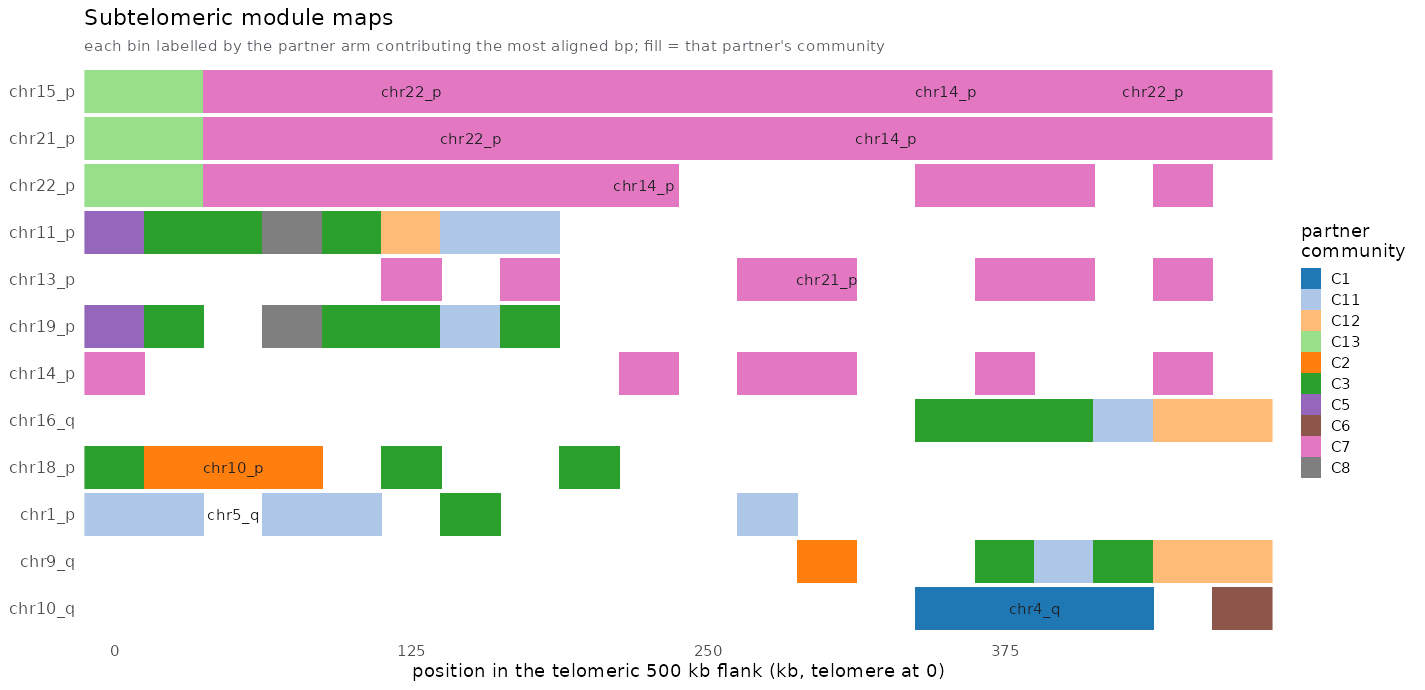

Source code (R):
#!/usr/bin/env Rscript
# ED3 (module maps) - see README.md: legacy paper_prep/figures/ed3/ holds an unrelated
# superseded TAR1/telomere figure, so this figure lives in its own directory.
# Module maps of subtelomeric arm ends: 25 kb bins labelled by the partner arm that
# contributes the most aligned bp to them (HPRCv2 all-vs-all flank alignments).
# Rows are exemplar arms, one per Leiden community; fill is the partner's community,
# and tiles wide enough carry the partner arm label.
suppressPackageStartupMessages({library(ggplot2); library(data.table)})
.args <- commandArgs(trailingOnly = FALSE)
.f <- sub("^--file=", "", .args[grep("^--file=", .args)])
here <- if (length(.f)) dirname(normalizePath(.f)) else getwd()
d <- fread(file.path(here, "module_tiling.tsv"))
setnames(d, c("arm","bin","start","end","partner_arm","partner_community","bp"))
# exemplars: per community, the arm with the most labelled bins, then the widest partner
d[, arm_comm := sub("_.*", "", arm)]
ex <- d[, .(nbins = .N), by = arm][order(-nbins)][1:min(12, .N)]
dd <- d[arm %in% ex$arm]
dd[, arm := factor(arm, levels = rev(ex$arm))]
dd[, partner_arm := factor(partner_arm)]
# label only partner runs of >= 3 consecutive bins
setorder(dd, arm, bin)
dd[, run := cumsum(c(1, diff(as.integer(partner_arm)) != 0)), by = arm]
runs <- dd[, .(n = .N, x = mean(bin), lab = as.character(partner_arm[1])), by = .(arm, run)]
runs <- runs[n >= 3]
p <- ggplot(dd, aes(x = bin, y = arm, fill = partner_community)) +
  geom_tile(width = 1.02, height = 0.92) +
  geom_text(data = runs, aes(x = x, y = arm, label = lab), inherit.aes = FALSE,
            size = 2.6, colour = "#202124") +
  scale_fill_manual(values = c(C1="#1f77b4",C2="#ff7f0e",C3="#2ca02c",C4="#d62728",
    C5="#9467bd",C6="#8c564b",C7="#e377c2",C8="#7f7f7f",C9="#bcbd22",C10="#17becf",
    C11="#aec7e8",C12="#ffbb78",C13="#98df8a",C14="#ff9896",C15="#c5b0d5")) +
  scale_x_continuous(breaks = c(0, 5, 10, 15, 20),
                     labels = function(x) x * 25, expand = c(0, 0)) +
  labs(x = "position in the telomeric 500 kb flank (kb, telomere at 0)",
       y = NULL, fill = "partner\ncommunity",
       title = "Subtelomeric module maps",
       subtitle = "each bin labelled by the partner arm contributing the most aligned bp; fill = that partner's community") +
  theme_minimal(base_size = 9) +
  theme(panel.grid = element_blank(),
        axis.text.y = element_text(size = 8),
        plot.subtitle = element_text(size = 7.5, colour = "#5f6368"),
        legend.key.size = unit(0.7, "lines"))
ggsave(file.path(here, "figure_ed3_module_maps.pdf"), p, width = 9.5, height = 4.6)
ggsave(file.path(here, "figure_ed3_module_maps.png"), p, width = 9.5, height = 4.6, dpi = 150)
cat("wrote", file.path(here, "figure_ed3_module_maps.pdf"), "\n")
